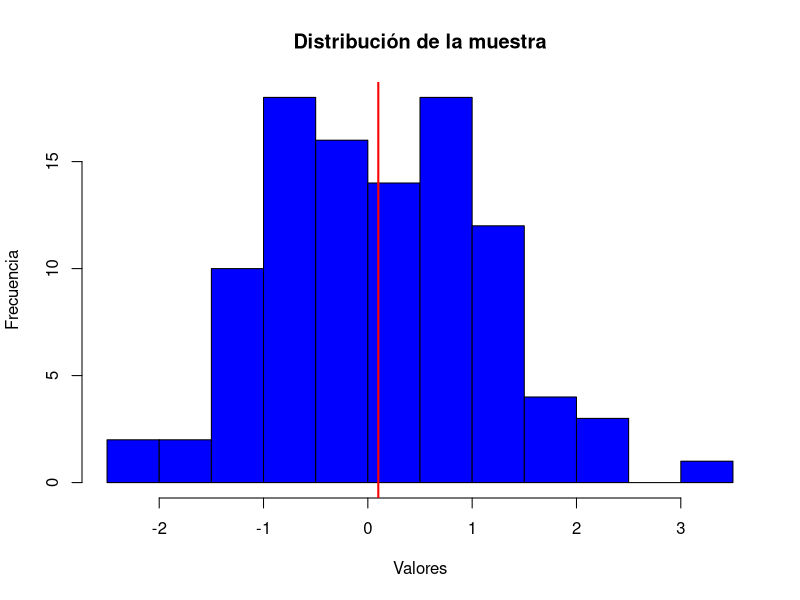

Recreate this plot in R.
################################################################################
# Script: Parte3.R
# Autor: Santiago Ismael Flores Chávez
# Fecha de creación: 3 de abril de 2023
# Descripción:
# https://github.com/IsSantiagoFL/R_Bootcamp_Trabajo_Final_DSRP


################################################################################

#### P3. Programación
# 1. Implementar una función para la multiplicación de dos vectores(xy) y probar con valores

# Definir la función para multiplicar dos vectores
multiplicar_vectores <- function(x, y) {
  if (length(x) != length(y)) {
    stop("Los vectores deben tener la misma longitud")
  }
  resultado <- x * y
  return(resultado)
}

# Ejemplo de uso de la función
x <- c(1, 2, 3)
y <- c(4, 5, 6)
resultado <- multiplicar_vectores(x, y)
print(resultado)


# 2. Implementar una función que muestre el resultado de la ecuación de Bhaskara y probar con valores.

# Definir la función para calcular las raíces de una ecuación de segundo grado
bhaskara <- function(a, b, c) {
  
  # Calcular el discriminante
  d <- b^2 - 4*a*c
  
  # Verificar si la ecuación tiene solución real
  if(d < 0) {
    cat("La ecuación no tiene solución real.")
    return(NULL)
  }
  
  # Calcular las raíces
  x1 <- (-b + sqrt(d)) / (2*a)
  x2 <- (-b - sqrt(d)) / (2*a)
  
  # Mostrar las raíces
  cat("Las raíces son:", x1, "y", x2)
  
}

# Probar la función con valores
bhaskara(1, -5, 6)

# 3. Se quiere conocer la media muestral de n observaciones obtenidas independientemente de una distribución normal con media = 0 y varianza =1.

media_muestral <- function(n){
  muestras <- rnorm(n, 0, 1)
  media <- mean(muestras)
  return(media)
}


# 3.1. Realizar una simulación, luego calcular las estadísticas descriptivas aplicando la función que corresponde y graficar.

# Definir el tamaño de la muestra
n <- 100

# Generar una muestra aleatoria de n observaciones a partir de una distribución normal con media 0 y varianza 1
muestra <- rnorm(n, mean = 0, sd = 1)

# Calcular la media muestral de la muestra
media_muestral <- mean(muestra)

# Calcular la desviación estándar muestral de la muestra
sd_muestral <- sd(muestra)

# Calcular los cuartiles de la muestra
cuartiles <- quantile(muestra, probs = c(0.25, 0.5, 0.75))

# Graficar la distribución de la muestra

hist(muestra, breaks = "Sturges", col = "blue", xlab = "Valores", ylab = "Frecuencia", main = "Distribución de la muestra")
abline(v = media_muestral, col = "red", lwd = 2)

# Imprimir las estadísticas descriptivas de la muestra
cat("Media muestral:", media_muestral, "\n")
cat("Desviación estándar muestral:", sd_muestral, "\n")
cat("Cuartiles:", cuartiles, "\n")
